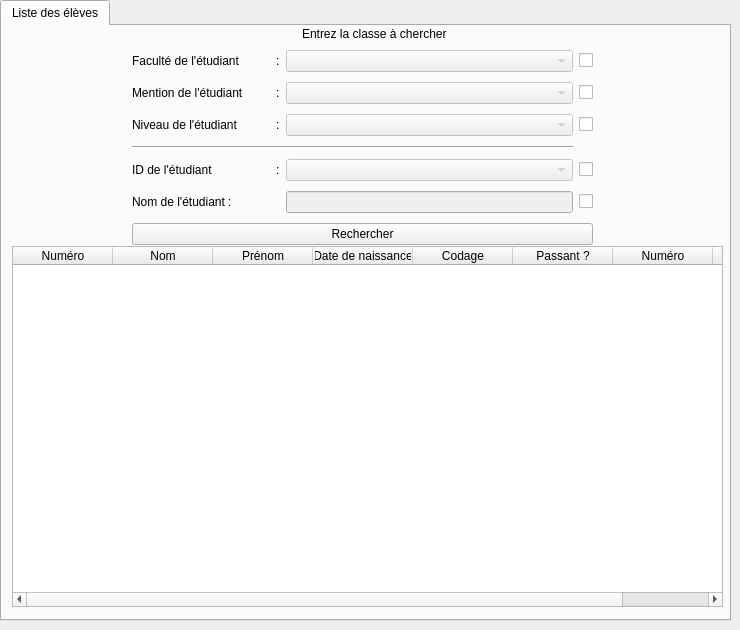
    <widget class="QWidget" name="ConsulterInfos">
     <widget class="QTabWidget" name="ongletConsultation">
      <property name="geometry">
       <rect>
        <x>0</x>
        <y>0</y>
        <width>731</width>
        <height>621</height>
       </rect>
      </property>
      <property name="currentIndex">
       <number>0</number>
      </property>
      <widget class="QWidget" name="listeEleve">
       <attribute name="title">
        <string>Liste des élèves</string>
       </attribute>
       <widget class="QTableWidget" name="lstE_listeEtudiant">
        <property name="geometry">
         <rect>
          <x>10</x>
          <y>220</y>
          <width>711</width>
          <height>361</height>
         </rect>
        </property>
        <column>
         <property name="text">
          <string>Numéro</string>
         </property>
        </column>
        <column>
         <property name="text">
          <string>Nom</string>
         </property>
        </column>
        <column>
         <property name="text">
          <string>Prénom</string>
         </property>
        </column>
        <column>
         <property name="text">
          <string>Date de naissance</string>
         </property>
        </column>
        <column>
         <property name="text">
          <string>Codage</string>
         </property>
        </column>
        <column>
         <property name="text">
          <string>Passant ?</string>
         </property>
        </column>
        <column>
         <property name="text">
          <string>Numéro</string>
         </property>
        </column>
        <column>
         <property name="text">
          <string>Adresse</string>
         </property>
        </column>
       </widget>
       <widget class="QLabel" name="lstE_Message">
        <property name="geometry">
         <rect>
          <x>300</x>
          <y>0</y>
          <width>241</width>
          <height>16</height>
         </rect>
        </property>
        <property name="text">
         <string>Entrez la classe à chercher </string>
        </property>
       </widget>
       <widget class="QWidget" name="gridLayoutWidget_5">
        <property name="geometry">
         <rect>
          <x>130</x>
          <y>20</y>
          <width>461</width>
          <height>207</height>
         </rect>
        </property>
        <layout class="QGridLayout" name="gridLayout_4">
         <item row="6" column="0">
          <widget class="QLabel" name="lstEt_idEtudiantLabel">
           <property name="text">
            <string>ID de l'étudiant		:</string>
           </property>
          </widget>
         </item>
         <item row="6" column="2">
          <widget class="QCheckBox" name="lstEt_idEtudiantCheckBox">
           <property name="text">
            <string/>
           </property>
          </widget>
         </item>
         <item row="7" column="0">
          <widget class="QLabel" name="lstEt_nomEtudiantLabel">
           <property name="text">
            <string>Nom de l'étudiant	:</string>
           </property>
          </widget>
         </item>
         <item row="1" column="1">
          <widget class="QComboBox" name="lstEt_mentionComboBox">
           <property name="enabled">
            <bool>false</bool>
           </property>
           <property name="editable">
            <bool>false</bool>
           </property>
           <property name="currentIndex">
            <number>-1</number>
           </property>
           <property name="placeholderText">
            <string>Entrez la mention de l'étudiant :</string>
           </property>
          </widget>
         </item>
         <item row="7" column="2">
          <widget class="QCheckBox" name="lstEt_nomEtudiantCheckBox">
           <property name="text">
            <string/>
           </property>
          </widget>
         </item>
         <item row="1" column="0">
          <widget class="QLabel" name="lstEt_mentionLabel">
           <property name="text">
            <string>Mention de l'étudiant	:</string>
           </property>
          </widget>
         </item>
         <item row="1" column="2">
          <widget class="QCheckBox" name="lstEt_mentionCheckBox">
           <property name="text">
            <string/>
           </property>
          </widget>
         </item>
         <item row="2" column="1">
          <widget class="QComboBox" name="lstEt_niveauComboBox">
           <property name="enabled">
            <bool>false</bool>
           </property>
           <property name="placeholderText">
            <string>Renseignez le niveau de l'étudiant :</string>
           </property>
          </widget>
         </item>
         <item row="2" column="0">
          <widget class="QLabel" name="lstEt_niveauLabel">
           <property name="text">
            <string>Niveau de l'étudiant	:</string>
           </property>
          </widget>
         </item>
         <item row="8" column="0" colspan="3">
          <widget class="QPushButton" name="lstEt_Rechercher">
           <property name="text">
            <string>Rechercher</string>
           </property>
          </widget>
         </item>
         <item row="6" column="1">
          <widget class="QComboBox" name="lstEt_idEtudiantComboBox">
           <property name="enabled">
            <bool>false</bool>
           </property>
           <property name="currentIndex">
            <number>-1</number>
           </property>
           <property name="placeholderText">
            <string>Entrez l'id de l'étudiant :</string>
           </property>
          </widget>
         </item>
         <item row="7" column="1">
          <widget class="QLineEdit" name="lstEt_nomEtudiantLineEdit">
           <property name="enabled">
            <bool>false</bool>
           </property>
          </widget>
         </item>
         <item row="2" column="2">
          <widget class="QCheckBox" name="lstEt_niveauCheckBox">
           <property name="text">
            <string/>
           </property>
          </widget>
         </item>
         <item row="4" column="0" colspan="2">
          <widget class="Line" name="lstEt_line1">
           <property name="orientation">
            <enum>Qt::Horizontal</enum>
           </property>
          </widget>
         </item>
         <item row="0" column="0">
          <widget class="QLabel" name="lstEt_faculteLabel">
           <property name="text">
            <string>Faculté de l'étudiant	:</string>
           </property>
          </widget>
         </item>
         <item row="0" column="1">
          <widget class="QComboBox" name="lstEt_faculteComboBox">
           <property name="enabled">
            <bool>false</bool>
           </property>
           <property name="placeholderText">
            <string>Entrez le parcours de l'étudiant :</string>
           </property>
          </widget>
         </item>
         <item row="0" column="2">
          <widget class="QCheckBox" name="lstEt_faculteCheckBox">
           <property name="text">
            <string/>
           </property>
          </widget>
         </item>
        </layout>
       </widget>
      </widget>
     </widget>
    </widget>
